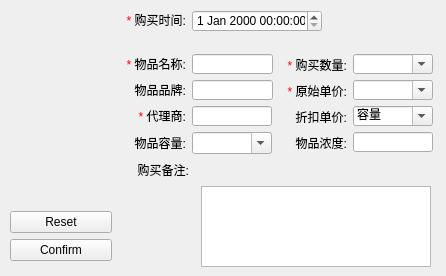
     <widget class="QWidget" name="tab">
      <attribute name="title">
       <string>购买信息录入</string>
      </attribute>
      <widget class="QWidget" name="layoutWidget">
       <property name="geometry">
        <rect>
         <x>118</x>
         <y>10</y>
         <width>319</width>
         <height>257</height>
        </rect>
       </property>
       <layout class="QVBoxLayout" name="verticalLayout_2">
        <item>
         <layout class="QGridLayout" name="gridLayout_3">
          <item row="0" column="0" colspan="2">
           <layout class="QFormLayout" name="formLayout">
            <item row="0" column="0">
             <widget class="QLabel" name="label_3">
              <property name="minimumSize">
               <size>
                <width>65</width>
                <height>20</height>
               </size>
              </property>
              <property name="maximumSize">
               <size>
                <width>65</width>
                <height>20</height>
               </size>
              </property>
              <property name="text">
               <string>&lt;!DOCTYPE HTML PUBLIC &quot;-//W3C//DTD HTML 4.0//EN&quot; &quot;http://www.w3.org/TR/REC-html40/strict.dtd&quot;&gt;
&lt;html&gt;&lt;head&gt;&lt;meta name=&quot;qrichtext&quot; content=&quot;1&quot; /&gt;&lt;style type=&quot;text/css&quot;&gt;
p, li { white-space: pre-wrap; }
&lt;/style&gt;&lt;/head&gt;&lt;body style=&quot; font-family:'MS Shell Dlg 2'; font-size:8.25pt; font-weight:400; font-style:normal;&quot;&gt;
&lt;p align=&quot;right&quot; style=&quot; margin-top:0px; margin-bottom:0px; margin-left:0px; margin-right:0px; -qt-block-indent:0; text-indent:0px;&quot;&gt;&lt;span style=&quot; font-size:9pt; color:#ff0000;&quot;&gt;* &lt;/span&gt;&lt;span style=&quot; font-size:9pt;&quot;&gt;购买时间:&lt;/span&gt;&lt;/p&gt;&lt;/body&gt;&lt;/html&gt;</string>
              </property>
              <property name="textFormat">
               <enum>Qt::RichText</enum>
              </property>
             </widget>
            </item>
            <item row="0" column="1">
             <widget class="QDateTimeEdit" name="m_buyDate">
              <property name="minimumSize">
               <size>
                <width>130</width>
                <height>22</height>
               </size>
              </property>
              <property name="maximumSize">
               <size>
                <width>130</width>
                <height>22</height>
               </size>
              </property>
             </widget>
            </item>
           </layout>
          </item>
          <item row="1" column="0">
           <layout class="QHBoxLayout" name="horizontalLayout_3">
            <item>
             <widget class="QLabel" name="label_4">
              <property name="minimumSize">
               <size>
                <width>65</width>
                <height>20</height>
               </size>
              </property>
              <property name="maximumSize">
               <size>
                <width>65</width>
                <height>20</height>
               </size>
              </property>
              <property name="text">
               <string>&lt;!DOCTYPE HTML PUBLIC &quot;-//W3C//DTD HTML 4.0//EN&quot; &quot;http://www.w3.org/TR/REC-html40/strict.dtd&quot;&gt;
&lt;html&gt;&lt;head&gt;&lt;meta name=&quot;qrichtext&quot; content=&quot;1&quot; /&gt;&lt;style type=&quot;text/css&quot;&gt;
p, li { white-space: pre-wrap; }
&lt;/style&gt;&lt;/head&gt;&lt;body style=&quot; font-family:'MS Shell Dlg 2'; font-size:8.25pt; font-weight:400; font-style:normal;&quot;&gt;
&lt;p align=&quot;right&quot; style=&quot; margin-top:0px; margin-bottom:0px; margin-left:0px; margin-right:0px; -qt-block-indent:0; text-indent:0px;&quot;&gt;&lt;span style=&quot; font-size:9pt; color:#ff0000;&quot;&gt;* &lt;/span&gt;&lt;span style=&quot; font-size:9pt;&quot;&gt;物品名称:&lt;/span&gt;&lt;/p&gt;&lt;/body&gt;&lt;/html&gt;</string>
              </property>
              <property name="textFormat">
               <enum>Qt::RichText</enum>
              </property>
             </widget>
            </item>
            <item>
             <widget class="QLineEdit" name="m_ProName">
              <property name="minimumSize">
               <size>
                <width>81</width>
                <height>20</height>
               </size>
              </property>
              <property name="maximumSize">
               <size>
                <width>81</width>
                <height>20</height>
               </size>
              </property>
              <property name="styleSheet">
               <string notr="true"/>
              </property>
             </widget>
            </item>
           </layout>
          </item>
          <item row="1" column="1" rowspan="4">
           <layout class="QVBoxLayout" name="verticalLayout_3">
            <item>
             <layout class="QHBoxLayout" name="horizontalLayout_7">
              <item>
               <widget class="QLabel" name="label_6">
                <property name="minimumSize">
                 <size>
                  <width>65</width>
                  <height>16</height>
                 </size>
                </property>
                <property name="maximumSize">
                 <size>
                  <width>65</width>
                  <height>16</height>
                 </size>
                </property>
                <property name="text">
                 <string>&lt;!DOCTYPE HTML PUBLIC &quot;-//W3C//DTD HTML 4.0//EN&quot; &quot;http://www.w3.org/TR/REC-html40/strict.dtd&quot;&gt;
&lt;html&gt;&lt;head&gt;&lt;meta name=&quot;qrichtext&quot; content=&quot;1&quot; /&gt;&lt;style type=&quot;text/css&quot;&gt;
p, li { white-space: pre-wrap; }
&lt;/style&gt;&lt;/head&gt;&lt;body style=&quot; font-family:'MS Shell Dlg 2'; font-size:8.25pt; font-weight:400; font-style:normal;&quot;&gt;
&lt;p align=&quot;right&quot; style=&quot; margin-top:0px; margin-bottom:0px; margin-left:0px; margin-right:0px; -qt-block-indent:0; text-indent:0px;&quot;&gt;&lt;span style=&quot; font-size:9pt; color:#ff0000;&quot;&gt;*&lt;/span&gt;&lt;span style=&quot; font-size:9pt;&quot;&gt; 购买数量:&lt;/span&gt;&lt;/p&gt;&lt;/body&gt;&lt;/html&gt;</string>
                </property>
                <property name="textFormat">
                 <enum>Qt::RichText</enum>
                </property>
               </widget>
              </item>
              <item>
               <widget class="QComboBox" name="m_BuyNum">
                <property name="minimumSize">
                 <size>
                  <width>80</width>
                  <height>20</height>
                 </size>
                </property>
                <property name="maximumSize">
                 <size>
                  <width>80</width>
                  <height>20</height>
                 </size>
                </property>
                <property name="editable">
                 <bool>true</bool>
                </property>
               </widget>
              </item>
             </layout>
            </item>
            <item>
             <layout class="QHBoxLayout" name="horizontalLayout_8">
              <item>
               <widget class="QLabel" name="label_7">
                <property name="minimumSize">
                 <size>
                  <width>65</width>
                  <height>16</height>
                 </size>
                </property>
                <property name="maximumSize">
                 <size>
                  <width>65</width>
                  <height>16</height>
                 </size>
                </property>
                <property name="text">
                 <string>&lt;!DOCTYPE HTML PUBLIC &quot;-//W3C//DTD HTML 4.0//EN&quot; &quot;http://www.w3.org/TR/REC-html40/strict.dtd&quot;&gt;
&lt;html&gt;&lt;head&gt;&lt;meta name=&quot;qrichtext&quot; content=&quot;1&quot; /&gt;&lt;style type=&quot;text/css&quot;&gt;
p, li { white-space: pre-wrap; }
&lt;/style&gt;&lt;/head&gt;&lt;body style=&quot; font-family:'MS Shell Dlg 2'; font-size:8.25pt; font-weight:400; font-style:normal;&quot;&gt;
&lt;p align=&quot;right&quot; style=&quot; margin-top:0px; margin-bottom:0px; margin-left:0px; margin-right:0px; -qt-block-indent:0; text-indent:0px;&quot;&gt;&lt;span style=&quot; font-size:9pt; color:#ff0000;&quot;&gt;*&lt;/span&gt;&lt;span style=&quot; font-size:9pt;&quot;&gt; 原始单价:&lt;/span&gt;&lt;/p&gt;&lt;/body&gt;&lt;/html&gt;</string>
                </property>
                <property name="textFormat">
                 <enum>Qt::RichText</enum>
                </property>
               </widget>
              </item>
              <item>
               <widget class="QComboBox" name="m_OrigUprice">
                <property name="minimumSize">
                 <size>
                  <width>80</width>
                  <height>20</height>
                 </size>
                </property>
                <property name="maximumSize">
                 <size>
                  <width>80</width>
                  <height>20</height>
                 </size>
                </property>
                <property name="editable">
                 <bool>true</bool>
                </property>
               </widget>
              </item>
             </layout>
            </item>
            <item>
             <layout class="QHBoxLayout" name="horizontalLayout_9">
              <item>
               <widget class="QLabel" name="label_11">
                <property name="minimumSize">
                 <size>
                  <width>65</width>
                  <height>16</height>
                 </size>
                </property>
                <property name="maximumSize">
                 <size>
                  <width>65</width>
                  <height>16</height>
                 </size>
                </property>
                <property name="text">
                 <string>&lt;!DOCTYPE HTML PUBLIC &quot;-//W3C//DTD HTML 4.0//EN&quot; &quot;http://www.w3.org/TR/REC-html40/strict.dtd&quot;&gt;
&lt;html&gt;&lt;head&gt;&lt;meta name=&quot;qrichtext&quot; content=&quot;1&quot; /&gt;&lt;style type=&quot;text/css&quot;&gt;
p, li { white-space: pre-wrap; }
&lt;/style&gt;&lt;/head&gt;&lt;body style=&quot; font-family:'MS Shell Dlg 2'; font-size:8.25pt; font-weight:400; font-style:normal;&quot;&gt;
&lt;p align=&quot;right&quot; style=&quot; margin-top:0px; margin-bottom:0px; margin-left:0px; margin-right:0px; -qt-block-indent:0; text-indent:0px;&quot;&gt;&lt;span style=&quot; font-size:9pt;&quot;&gt;折扣单价:&lt;/span&gt;&lt;/p&gt;&lt;/body&gt;&lt;/html&gt;</string>
                </property>
                <property name="textFormat">
                 <enum>Qt::RichText</enum>
                </property>
               </widget>
              </item>
              <item>
               <widget class="QComboBox" name="m_RebUprice">
                <property name="minimumSize">
                 <size>
                  <width>80</width>
                  <height>20</height>
                 </size>
                </property>
                <property name="maximumSize">
                 <size>
                  <width>80</width>
                  <height>20</height>
                 </size>
                </property>
                <property name="editable">
                 <bool>true</bool>
                </property>
                <item>
                 <property name="text">
                  <string>容量</string>
                 </property>
                </item>
                <item>
                 <property name="text">
                  <string>哈哈</string>
                 </property>
                </item>
               </widget>
              </item>
             </layout>
            </item>
            <item>
             <layout class="QHBoxLayout" name="horizontalLayout_10">
              <item>
               <widget class="QLabel" name="label_12">
                <property name="minimumSize">
                 <size>
                  <width>65</width>
                  <height>16</height>
                 </size>
                </property>
                <property name="maximumSize">
                 <size>
                  <width>65</width>
                  <height>16</height>
                 </size>
                </property>
                <property name="text">
                 <string>&lt;!DOCTYPE HTML PUBLIC &quot;-//W3C//DTD HTML 4.0//EN&quot; &quot;http://www.w3.org/TR/REC-html40/strict.dtd&quot;&gt;
&lt;html&gt;&lt;head&gt;&lt;meta name=&quot;qrichtext&quot; content=&quot;1&quot; /&gt;&lt;style type=&quot;text/css&quot;&gt;
p, li { white-space: pre-wrap; }
&lt;/style&gt;&lt;/head&gt;&lt;body style=&quot; font-family:'MS Shell Dlg 2'; font-size:8.25pt; font-weight:400; font-style:normal;&quot;&gt;
&lt;p align=&quot;right&quot; style=&quot; margin-top:0px; margin-bottom:0px; margin-left:0px; margin-right:0px; -qt-block-indent:0; text-indent:0px;&quot;&gt;&lt;span style=&quot; font-size:9pt;&quot;&gt;物品浓度:&lt;/span&gt;&lt;/p&gt;&lt;/body&gt;&lt;/html&gt;</string>
                </property>
                <property name="textFormat">
                 <enum>Qt::RichText</enum>
                </property>
               </widget>
              </item>
              <item>
               <widget class="QLineEdit" name="m_Concen">
                <property name="minimumSize">
                 <size>
                  <width>80</width>
                  <height>20</height>
                 </size>
                </property>
                <property name="maximumSize">
                 <size>
                  <width>80</width>
                  <height>20</height>
                 </size>
                </property>
               </widget>
              </item>
             </layout>
            </item>
           </layout>
          </item>
          <item row="2" column="0">
           <layout class="QHBoxLayout" name="horizontalLayout_4">
            <item>
             <widget class="QLabel" name="label_8">
              <property name="minimumSize">
               <size>
                <width>65</width>
                <height>20</height>
               </size>
              </property>
              <property name="maximumSize">
               <size>
                <width>65</width>
                <height>20</height>
               </size>
              </property>
              <property name="text">
               <string>&lt;!DOCTYPE HTML PUBLIC &quot;-//W3C//DTD HTML 4.0//EN&quot; &quot;http://www.w3.org/TR/REC-html40/strict.dtd&quot;&gt;
&lt;html&gt;&lt;head&gt;&lt;meta name=&quot;qrichtext&quot; content=&quot;1&quot; /&gt;&lt;style type=&quot;text/css&quot;&gt;
p, li { white-space: pre-wrap; }
&lt;/style&gt;&lt;/head&gt;&lt;body style=&quot; font-family:'宋体'; font-size:9pt; font-weight:400; font-style:normal;&quot;&gt;
&lt;p align=&quot;right&quot; style=&quot; margin-top:0px; margin-bottom:0px; margin-left:0px; margin-right:0px; -qt-block-indent:0; text-indent:0px;&quot;&gt;&lt;span style=&quot; font-family:'MS Shell Dlg 2';&quot;&gt;物品品牌:&lt;/span&gt;&lt;/p&gt;&lt;/body&gt;&lt;/html&gt;</string>
              </property>
              <property name="textFormat">
               <enum>Qt::RichText</enum>
              </property>
             </widget>
            </item>
            <item>
             <widget class="QLineEdit" name="m_ProBrand">
              <property name="minimumSize">
               <size>
                <width>81</width>
                <height>20</height>
               </size>
              </property>
              <property name="maximumSize">
               <size>
                <width>81</width>
                <height>20</height>
               </size>
              </property>
             </widget>
            </item>
           </layout>
          </item>
          <item row="3" column="0">
           <layout class="QHBoxLayout" name="horizontalLayout_5">
            <item>
             <widget class="QLabel" name="label_5">
              <property name="minimumSize">
               <size>
                <width>65</width>
                <height>20</height>
               </size>
              </property>
              <property name="maximumSize">
               <size>
                <width>65</width>
                <height>20</height>
               </size>
              </property>
              <property name="text">
               <string>&lt;!DOCTYPE HTML PUBLIC &quot;-//W3C//DTD HTML 4.0//EN&quot; &quot;http://www.w3.org/TR/REC-html40/strict.dtd&quot;&gt;
&lt;html&gt;&lt;head&gt;&lt;meta name=&quot;qrichtext&quot; content=&quot;1&quot; /&gt;&lt;style type=&quot;text/css&quot;&gt;
p, li { white-space: pre-wrap; }
&lt;/style&gt;&lt;/head&gt;&lt;body style=&quot; font-family:'MS Shell Dlg 2'; font-size:8.25pt; font-weight:400; font-style:normal;&quot;&gt;
&lt;p align=&quot;right&quot; style=&quot; margin-top:0px; margin-bottom:0px; margin-left:0px; margin-right:0px; -qt-block-indent:0; text-indent:0px;&quot;&gt;&lt;span style=&quot; font-size:9pt; color:#ff0000;&quot;&gt;* &lt;/span&gt;&lt;span style=&quot; font-size:9pt; color:#000000;&quot;&gt;代理商&lt;/span&gt;&lt;span style=&quot; font-size:9pt;&quot;&gt;:&lt;/span&gt;&lt;/p&gt;&lt;/body&gt;&lt;/html&gt;</string>
              </property>
              <property name="textFormat">
               <enum>Qt::RichText</enum>
              </property>
             </widget>
            </item>
            <item>
             <widget class="QLineEdit" name="m_Agent">
              <property name="minimumSize">
               <size>
                <width>80</width>
                <height>20</height>
               </size>
              </property>
              <property name="maximumSize">
               <size>
                <width>80</width>
                <height>20</height>
               </size>
              </property>
             </widget>
            </item>
           </layout>
          </item>
          <item row="4" column="0">
           <layout class="QHBoxLayout" name="horizontalLayout_6">
            <item>
             <widget class="QLabel" name="label_9">
              <property name="minimumSize">
               <size>
                <width>65</width>
                <height>20</height>
               </size>
              </property>
              <property name="maximumSize">
               <size>
                <width>65</width>
                <height>20</height>
               </size>
              </property>
              <property name="text">
               <string>&lt;!DOCTYPE HTML PUBLIC &quot;-//W3C//DTD HTML 4.0//EN&quot; &quot;http://www.w3.org/TR/REC-html40/strict.dtd&quot;&gt;
&lt;html&gt;&lt;head&gt;&lt;meta name=&quot;qrichtext&quot; content=&quot;1&quot; /&gt;&lt;style type=&quot;text/css&quot;&gt;
p, li { white-space: pre-wrap; }
&lt;/style&gt;&lt;/head&gt;&lt;body style=&quot; font-family:'MS Shell Dlg 2'; font-size:8.25pt; font-weight:400; font-style:normal;&quot;&gt;
&lt;p align=&quot;right&quot; style=&quot; margin-top:0px; margin-bottom:0px; margin-left:0px; margin-right:0px; -qt-block-indent:0; text-indent:0px;&quot;&gt;&lt;span style=&quot; font-size:9pt;&quot;&gt;物品容量:&lt;/span&gt;&lt;/p&gt;&lt;/body&gt;&lt;/html&gt;</string>
              </property>
              <property name="textFormat">
               <enum>Qt::RichText</enum>
              </property>
             </widget>
            </item>
            <item>
             <widget class="QComboBox" name="m_Volume">
              <property name="minimumSize">
               <size>
                <width>80</width>
                <height>22</height>
               </size>
              </property>
              <property name="maximumSize">
               <size>
                <width>80</width>
                <height>22</height>
               </size>
              </property>
              <property name="editable">
               <bool>true</bool>
              </property>
             </widget>
            </item>
           </layout>
          </item>
         </layout>
        </item>
        <item>
         <layout class="QGridLayout" name="gridLayout">
          <item row="0" column="0">
           <widget class="QLabel" name="label_10">
            <property name="minimumSize">
             <size>
              <width>65</width>
              <height>20</height>
             </size>
            </property>
            <property name="maximumSize">
             <size>
              <width>65</width>
              <height>20</height>
             </size>
            </property>
            <property name="text">
             <string>&lt;!DOCTYPE HTML PUBLIC &quot;-//W3C//DTD HTML 4.0//EN&quot; &quot;http://www.w3.org/TR/REC-html40/strict.dtd&quot;&gt;
&lt;html&gt;&lt;head&gt;&lt;meta name=&quot;qrichtext&quot; content=&quot;1&quot; /&gt;&lt;style type=&quot;text/css&quot;&gt;
p, li { white-space: pre-wrap; }
&lt;/style&gt;&lt;/head&gt;&lt;body style=&quot; font-family:'宋体'; font-size:9pt; font-weight:400; font-style:normal;&quot;&gt;
&lt;p align=&quot;right&quot; style=&quot; margin-top:0px; margin-bottom:0px; margin-left:0px; margin-right:0px; -qt-block-indent:0; text-indent:0px;&quot;&gt;&lt;span style=&quot; font-family:'MS Shell Dlg 2';&quot;&gt;购买备注:&lt;/span&gt;&lt;/p&gt;&lt;/body&gt;&lt;/html&gt;</string>
            </property>
            <property name="textFormat">
             <enum>Qt::RichText</enum>
            </property>
           </widget>
          </item>
          <item row="0" column="1">
           <spacer name="verticalSpacer_2">
            <property name="orientation">
             <enum>Qt::Vertical</enum>
            </property>
            <property name="sizeType">
             <enum>QSizePolicy::Fixed</enum>
            </property>
            <property name="sizeHint" stdset="0">
             <size>
              <width>20</width>
              <height>18</height>
             </size>
            </property>
           </spacer>
          </item>
          <item row="1" column="0">
           <spacer name="verticalSpacer">
            <property name="orientation">
             <enum>Qt::Vertical</enum>
            </property>
            <property name="sizeType">
             <enum>QSizePolicy::Fixed</enum>
            </property>
            <property name="sizeHint" stdset="0">
             <size>
              <width>20</width>
              <height>78</height>
             </size>
            </property>
           </spacer>
          </item>
          <item row="1" column="1">
           <widget class="QTextEdit" name="m_BuyPS">
            <property name="sizePolicy">
             <sizepolicy hsizetype="Fixed" vsizetype="Fixed">
              <horstretch>0</horstretch>
              <verstretch>0</verstretch>
             </sizepolicy>
            </property>
            <property name="minimumSize">
             <size>
              <width>230</width>
              <height>81</height>
             </size>
            </property>
            <property name="maximumSize">
             <size>
              <width>230</width>
              <height>81</height>
             </size>
            </property>
           </widget>
          </item>
         </layout>
        </item>
       </layout>
      </widget>
      <widget class="QWidget" name="layoutWidget">
       <property name="geometry">
        <rect>
         <x>10</x>
         <y>10</y>
         <width>102</width>
         <height>251</height>
        </rect>
       </property>
       <layout class="QVBoxLayout" name="verticalLayout">
        <item>
         <widget class="QLabel" name="label">
          <property name="minimumSize">
           <size>
            <width>100</width>
            <height>100</height>
           </size>
          </property>
          <property name="maximumSize">
           <size>
            <width>100</width>
            <height>100</height>
           </size>
          </property>
          <property name="text">
           <string/>
          </property>
          <property name="pixmap">
           <pixmap resource="Labms_v1.qrc">:/images/Resources/购买2.png</pixmap>
          </property>
          <property name="scaledContents">
           <bool>true</bool>
          </property>
         </widget>
        </item>
        <item>
         <spacer name="verticalSpacer_3">
          <property name="orientation">
           <enum>Qt::Vertical</enum>
          </property>
          <property name="sizeHint" stdset="0">
           <size>
            <width>20</width>
            <height>40</height>
           </size>
          </property>
         </spacer>
        </item>
        <item>
         <widget class="QPushButton" name="m_reset">
          <property name="text">
           <string>Reset</string>
          </property>
         </widget>
        </item>
        <item>
         <widget class="QPushButton" name="m_confirm">
          <property name="text">
           <string>Confirm</string>
          </property>
         </widget>
        </item>
       </layout>
      </widget>
     </widget>
